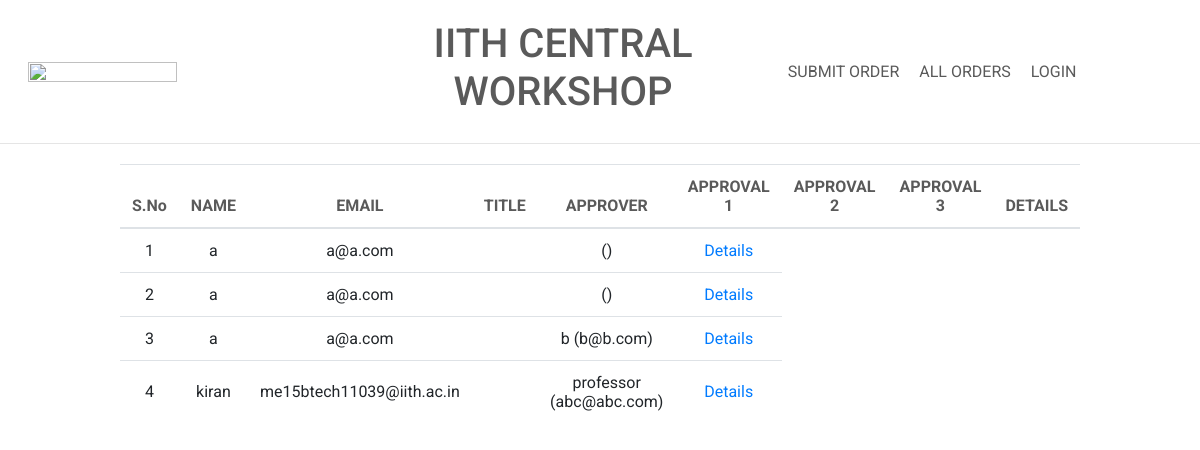
The page /orders on the database as committed earlier.
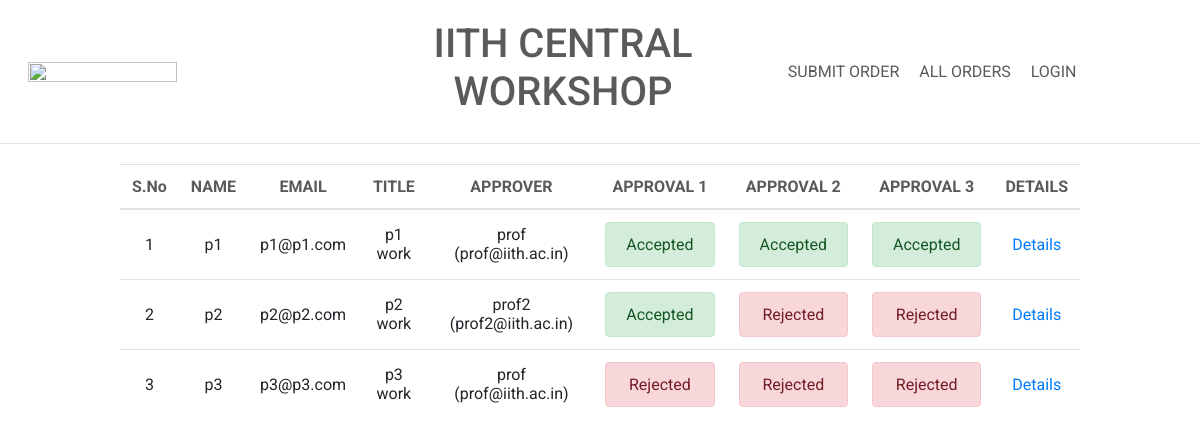
The same page on the database as committed later.
### app/models.py (models this page shows)
class Order(models.Model):
	name = models.TextField(max_length=100,blank=True)
	mail = models.TextField(max_length=100,blank=True)
	mobile = models.IntegerField()
	work = models.TextField(max_length=500,blank=True)
	worktype = models.TextField(max_length=20,blank=True)
	title = models.TextField(max_length=100,blank=True)
	file = models.FileField(upload_to='orders/')
	uploaded_at = models.DateTimeField(auto_now_add=True)
	prof_name = models.TextField(max_length=100,blank=True)
	prof_mail = models.TextField(max_length=100,blank=True)
	approval1 = models.CharField(max_length=10, choices=STATUS_CHOICES,default='Pending')
	approval2 = models.CharField(max_length=10, choices=STATUS_CHOICES,default='Pending')
	approval3 = models.CharField(max_length=10, choices=STATUS_CHOICES,default='Pending')
	completed = models.BooleanField(default=False)
	reason = models.TextField(max_length=1000,blank=True)

### app/views.py (the view)
# urls.py: url(r'^orders$', views.all_orders),
def all_orders(request):
	orders = Order.objects.all()
	category = "ALL ORDERS"
	return render(request,'app/orders.html',{'orders':orders,'category':category})

### templates/app/orders.html (shortened to what this page needs)
{% load static %}
<link rel="stylesheet" type="text/css" href="{% static 'css/orders.css' %}">
{% include "base.html" %}
<div style="width: 80%;margin: auto;">
	<table class="table">
	    <thead>
		    <tr>
		        <th scope="col">S.No</th>
		        <th scope="col">NAME</th>
		        <th scope="col">EMAIL</th>
		        <th scope="col">TITLE</th>
		        <th scope="col">APPROVER</th>
		        <th scope="col">APPROVAL 1</th>
		        <th scope="col">APPROVAL 2</th>
		        <th scope="col">APPROVAL 3</th>
		        <th scope="col">DETAILS</th>
		    </tr>
	    </thead>
	    <tbody>
	    	{% for order in orders %}
		    <tr>
		        <td>{{ forloop.counter }}</td>
		      	<td>{{ order.name }}</td>
		      	<td>{{ order.mail }}</td>
		      	<td>{{ order.title }}</td>
		      	<td>{{ order.prof_name }} ({{ order.prof_mail }})</td>
				{% ifequal 'Accepted' order.approval1 %}
			      	<td>
			      		<div class="alert alert-success" role="alert">
						  {{ order.approval1 }}
						</div>
					</td>
				{% endifequal %}
				{% ifequal 'Rejected' order.approval1 %}
			      	<td>
			      		<div class="alert alert-danger" role="alert">
						  {{ order.approval1 }}
						</div>
					</td>
				{% endifequal %}
				{% ifequal 'Accepted' order.approval2 %}
			      	<td>
			      		<div class="alert alert-success" role="alert">
						  {{ order.approval2 }}
						</div>
					</td>
				{% endifequal %}
				{% ifequal 'Rejected' order.approval2 %}
			      	<td>
			      		<div class="alert alert-danger" role="alert">
						  {{ order.approval2 }}
						</div>
					</td>
				{% endifequal %}
				{% ifequal 'Accepted' order.approval3 %}
			      	<td>
			      		<div class="alert alert-success" role="alert">
						  {{ order.approval3 }}
						</div>
					</td>
				{% endifequal %}
				{% ifequal 'Rejected' order.approval3 %}
			      	<td>
			      		<div class="alert alert-danger" role="alert">
						  {{ order.approval3 }}
						</div>
					</td>
				{% endifequal %}
				<td>
					<a href="/detail/{{ order.id }}">Details</a>
				</td>
		    </tr>
		    {% endfor %}
	    </tbody>
	</table>
</div>
{% include "footer.html" %}

### templates/base.html (shortened to what this page needs)
<html>
<head>
{% load static 	%}
<link rel="stylesheet" type="text/css" href="https://maxcdn.bootstrapcdn.com/bootstrap/4.0.0/css/bootstrap.min.css">
<link rel="stylesheet" type="text/css" href="{% static 'css/styles.css' %}">
</head>
<body>
	<nav class="navbar navbar-expand-lg">
		<a class="navbar-brand" href="iith.ac.in">
			<img src="https://www.iith.ac.in/wp-content/uploads/2018/02/horzlogolong.png" id ="logo" class="d-inline-block align-top" alt="">
		</a>
		<a class="heading" href="/"><h1>IITH CENTRAL WORKSHOP</h1></a>
	  	<div class="collapse navbar-collapse " id="navbarTogglerDemo01">
		    <ul class="navbar-nav mr-auto mt-2 mt-lg-0">
		    	<li class="nav-item active">
		        	<a class="nav-link" href="/form">SUBMIT ORDER<span class="sr-only">(current)</span></a>
		      	</li>
		      	<li class="nav-item active">
			     	<a class="nav-link" href="/orders">ALL ORDERS</a>
			     </li>
			     <li class="nav-item active">
			     	{% if user.is_authenticated %}
						<a class="nav-link" href="/logout">LOGOUT</a>
					{% else %}
			     		<a class="nav-link" href="/login">LOGIN</a>
			     	{% endif %}
			     </li>
		    </ul>
		</div>
	</nav>
	<hr>

### static/css/orders.css (style rules this page uses)
.table { margin-top: 2%; vertical-align: middle; text-align: center; }
.table td { vertical-align: middle!important; }
th { color: #5a5a5a; }
.alert { margin-bottom: 0!important; }

### static/css/styles.css (style rules this page uses)
body { font-family: 'Roboto', sans-serif; }
hr { margin: 0; }
a { text-decoration: none; transition-duration: 1s; }
.navbar-brand { width:30%; margin-left: 1%; }
.collapse { width:40%; text-align: center; }
#logo { width: 70%; padding: 0; margin: 0; }
.nav-link { text-decoration: none; color: #5a5a5a; transition-duration: 0.5s; border:solid white 2px; outline: none; }
.heading { width: 40%; color: #5a5a5a; font-weight: bold; margin: 1%; text-align: center; }

Rows that differ between the two databases and show on the page:
removed Order: name "a", mail "a@a.com"
removed Order: name "a", mail "a@a.com"
removed Order: name "a", mail "a@a.com", prof_name "b", prof_mail "b@b.com"
removed Order: name "kiran", mail "me15btech11039@iith.ac.in", prof_name "professor", prof_mail "abc@abc.com"
added Order: name "p1", mail "p1@p1.com", title "p1 work", prof_name "prof", prof_mail "prof@iith.ac.in", approval1 "Accepted", approval2 "Accepted", approval3 "Accepted"
added Order: name "p2", mail "p2@p2.com", title "p2 work", prof_name "prof2", prof_mail "prof2@iith.ac.in", approval1 "Accepted", approval2 "Rejected", approval3 "Rejected"
added Order: name "p3", mail "p3@p3.com", title "p3 work", prof_name "prof", prof_mail "prof@iith.ac.in", approval1 "Rejected", approval2 "Rejected", approval3 "Rejected"
